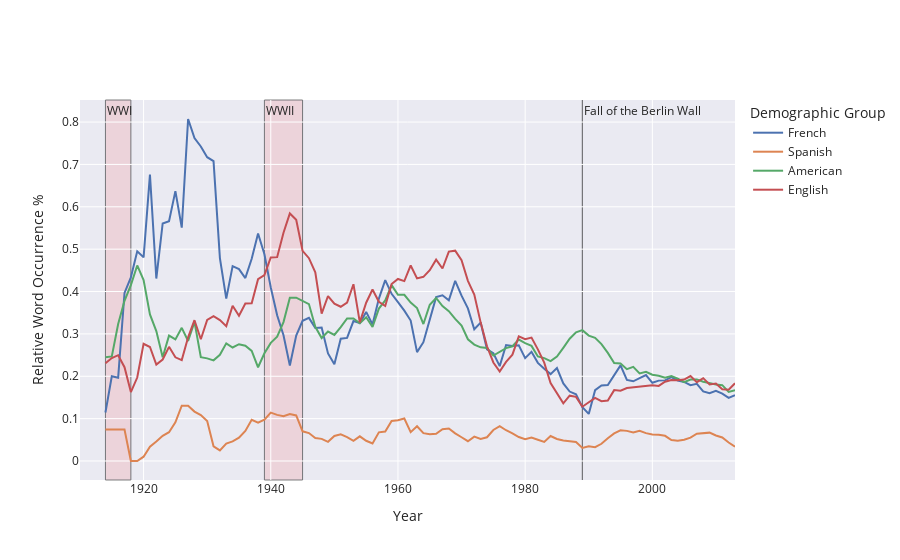

Notebook cell for this chart:
### Code cell
ethnicities=['French','Spanish','American','English']
fig = plot_relative_occurrences(all_counts_by_period, ethnicities,[
    ('1914', '1918', 'WWI'),
    ('1939', '1945', 'WWII'),
    ('1989', '1989', 'Fall of the Berlin Wall')
])
fig.show()
fig_json = fig.to_json()

#with open('figures/ethnicity-representation3.json', 'w') as json_file:
#   json.dump(json.loads(fig_json), json_file, indent=4)
